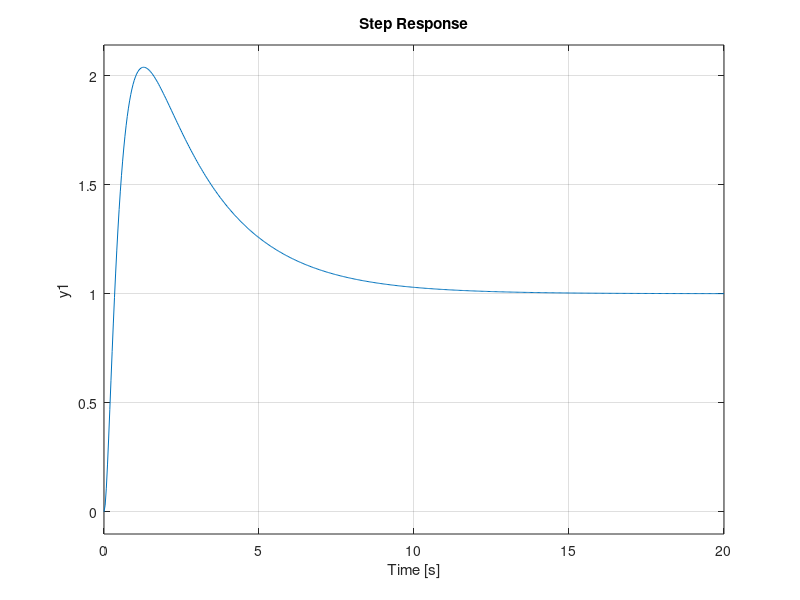

MATLAB code for this plot:
close all; clear all; history -c; clc;
pkg load control;

s = tf("s");
G2 = (50*s + 8)/(s^3 + 11*s^2 + 23*s + 8);

% Enciso 1:
PolosG2 = pole(G2)

% Enciso 2:
pzmap(G2)

% Enciso 3:
if all(real(PolosG2)<0)
  disp("El Sistema es Estable");
else
  disp("El Sistema es Inestable");
end

% Enciso 4:
step(G2)
